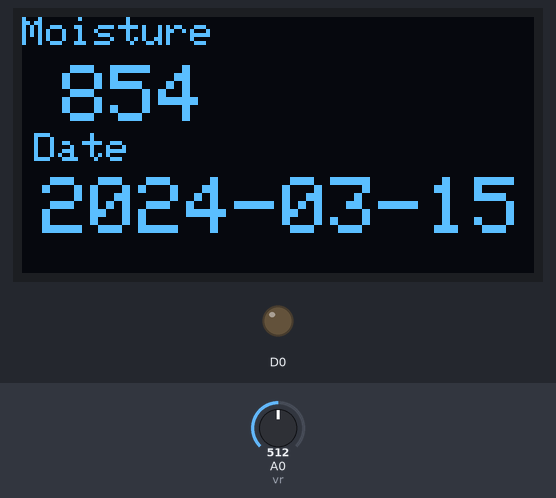
Bench run of a sketch on a simulated ESP8266 (NodeMCU). Parts: 128×64 one-colour display, output pins drawn as LEDs (lit = HIGH). The inputs (shaded band) are chosen by the test bench; at power-on: A0 (vr) = 512. WiFi joins after 1.5 s; servers stay silent unless stated; network time is answered at once with the bench clock; the local clock reads 2024-03-15 10:24:30 at power-on unless the sketch sets it; what the sketch prints to the serial monitor is not drawn.

Above: at 2.7 s.
2.8 s: A0 (vr) set to 716
At 5.2 s:
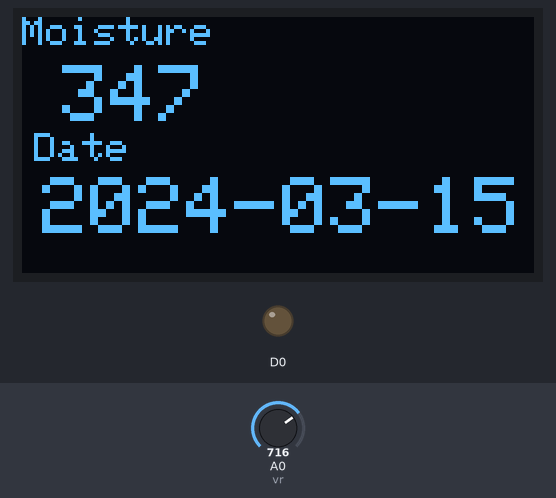
5.5 s: A0 (vr) set to 900
At 7.6 s:
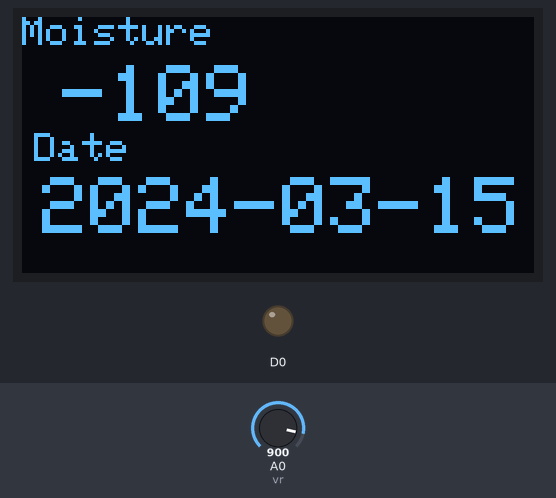
7.9 s: A0 (vr) set to 1023
At 9.1 s:
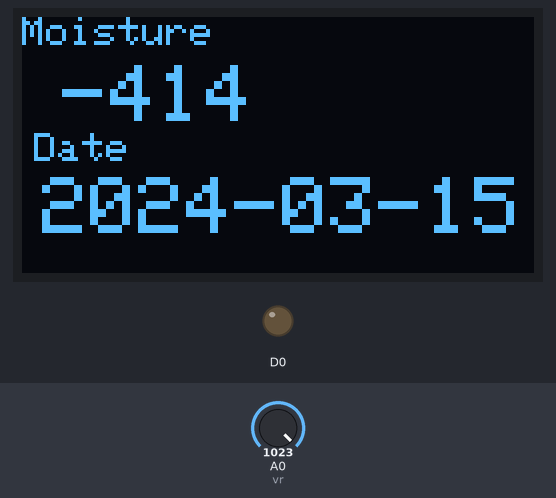
Timing chart, 0 to 10.9 s (numbered marks = the images above; inputs shaded):
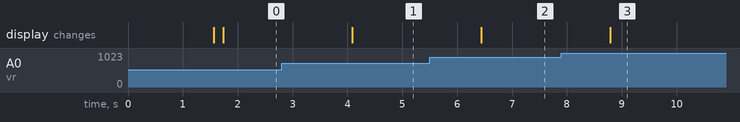

The sketch:

sensor3.ino
```cpp
#include <ESP8266WiFi.h>
#include <SoftwareSerial.h>
#include <ArduinoJson.h>
#include <FirebaseArduino.h>
#include <WiFiUdp.h>
#include <ESP8266HTTPClient.h>
#include <NTPClient.h>
#include <SPI.h>
#include <Wire.h>
#include <Adafruit_GFX.h>
#include <Adafruit_SSD1306.h>
#define OLED_RESET 4
#include "OakOLED.h"
OakOLED oled;

// Set these to run example.
#define FIREBASE_HOST "moisture-sensor-be5c5.firebaseio.com"
#define FIREBASE_AUTH "h0CVmmpPIbvmX2sqWTMJGFIW4kshuUF8X0iagP6u"
#define WIFI_SSID "TUISH PREET"
#define WIFI_PASSWORD "09198061"

String date;
String sensorID = "3";
// Define NTP Client to get time
WiFiUDP ntpUDP;
NTPClient timeClient(ntpUDP, "pool.ntp.org");

String myString;
int vr = A0; // moisture sensor data connected
             //it is the analog voltage corresponding to the resistance of the soil
int sdata = 0; // The variable resistor value will be stored in sdata.
int y = 0;


void setup()
{
  // Debug console
  Serial.begin(9600);
  pinMode(vr ,INPUT);
  // connect to wifi.
  pinMode(D0,OUTPUT);
  WiFi.begin(WIFI_SSID, WIFI_PASSWORD);
  Serial.print("connecting");
  while (WiFi.status() != WL_CONNECTED)
      {
    Serial.print(".");
    delay(500);
      }
  Serial.println();
  Serial.print("connected: ");
  Serial.println(WiFi.localIP());
  timeClient.begin();
  timeClient.setTimeOffset(19800);
  timeClient.update();
  unsigned long epochTime = timeClient.getEpochTime();
  struct tm *ptm = gmtime ((time_t *)&epochTime);
  int monthDay = ptm->tm_mday;
  int currentMonth = ptm->tm_mon+1;
  int currentYear = ptm->tm_year+1900;
  date = String(currentYear) + "-" + String(currentMonth) + "-" + String(monthDay);
  Firebase.begin(FIREBASE_HOST, FIREBASE_AUTH);
  oled.begin();

}

void loop()
{
  timeClient.update();
  unsigned long epochTime = timeClient.getEpochTime();
  struct tm *ptm = gmtime ((time_t *)&epochTime);
  int monthDay = ptm->tm_mday;
  String Day = String(monthDay);
  if(Day.length() <= 1){
    Day = "0"+Day;
  }
  int currentMonth = ptm->tm_mon+1;
  String Month = String(currentMonth);
  if(Month.length() <=1){
    Month = "0"+Month;
  }
  int currentYear = ptm->tm_year+1900;
  date = String(currentYear) + "-" + Month + "-" + Day;
  String dir = date + "/" + sensorID;
  sdata = analogRead(vr);
  y = map(sdata, 453, 856, 1000, 0);
  myString = String(y);
  Serial.println(date);
  Serial.println(myString);
  Firebase.setString(dir, myString);
  data();
  delay(1000);
}

void data(){
    oled.clearDisplay();
    oled.setTextSize(1);
    oled.setTextColor(1);
    oled.setCursor(0, 0);
    oled.println("Moisture");
    oled.setTextSize(2);
    oled.setCursor(10, 12);
    oled.println(String(y));
    oled.setTextSize(2);
    oled.setCursor(80, 12);


    oled.setTextSize(1);
    oled.setTextColor(1);
    oled.setCursor(3, 29);
    oled.println("Date ");
    oled.setTextSize(2);
    oled.setTextColor(1);
    oled.setCursor(5,40 );
    oled.println(date);
    oled.display();
  }
```

Measured:
- after the input at 2.8 s, the display: changes after 1.3 s (image 1)
- after the input at 5.5 s, the display: changes after 0.94 s (image 2)
- after the input at 7.9 s, the display: changes after 0.89 s (image 3)
